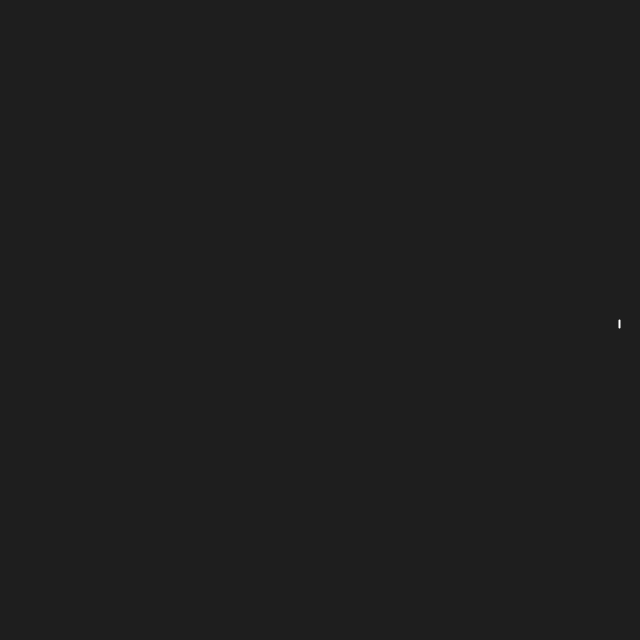
Frame 1 (no input)
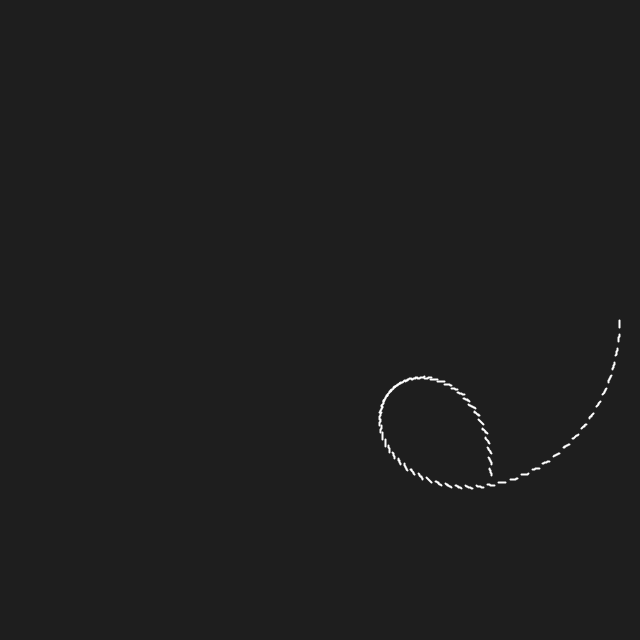
Frame 60 (the mouse pressed at the canvas centre just before this capture)
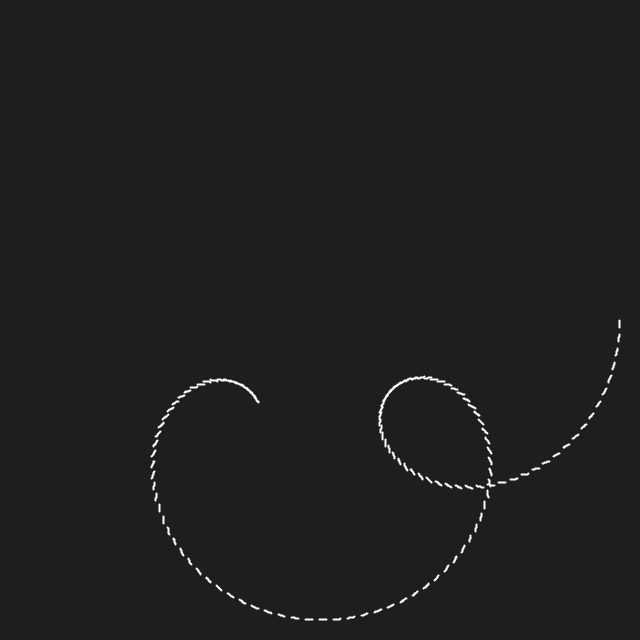
Frame 120 (the mouse held since frame 60 and released just before this capture)

The Processing sketch that drew these frames (run headless with seeded random() and noise(); from frame 60 on, the mouse is pressed at the canvas centre):

// Processing sketch: circle_circles
// ── circle_circles.pde
PVector c1;
PVector c2;

float aa = 0.0;
float bb = 0.0;

float r_c1 = 200;
float r_c2 = (r_c1 / 2);



void setup() {
	size(640, 640);
	background(30);
	
	c1 = new PVector();
	c2 = new PVector();
}

void draw() {
	//background(30, 100);
	
	translate((width / 2), (height / 2));
	
	stroke(255);
	strokeWeight(2);
	noFill();
	beginShape();
	
	for(int i = 0; i < 10; i++) {
		c1.x = (cos(aa) * r_c1);
		c1.y = (sin(aa) * r_c1);
		
		c2.x = (c1.x + (cos(bb) * r_c2));
		c2.y = (c1.y + (sin(bb) * r_c2));
		
		
		curveVertex(c2.x, c2.y);
		
		bb += 0.01;
		bb %= 360;
	}
	
	endShape();
	
	aa += 0.02;
	
	aa %= 360;
	
	if(frameCount == 150) { save("preview.png"); }
}
